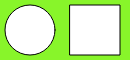
Frame 1 (no input)
Frame 60 (no input): identical to frame 1, image omitted
Frame 120 (the mouse pressed at the canvas centre since frame 60): identical to frame 1, image omitted

The p5.js sketch that drew this single still picture (run headless with seeded random() and noise() and a simulated clock; from frame 60 on, the mouse is pressed at the canvas centre):

// p5.js sketch
// ── sketch.js
function setup() {
  createCanvas(130,60);
}

function draw() {
  background(136,245,42);
  circle(30,30,50);
  square(70,5,50);
}
